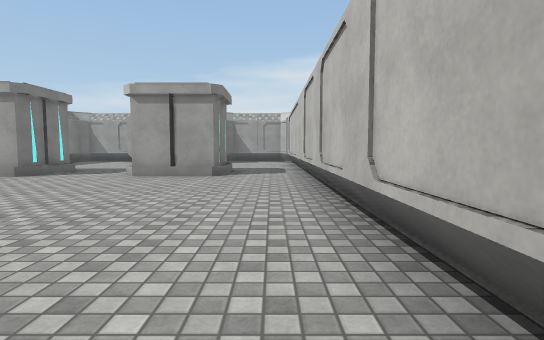
View 1 (above)

24 first-person views from a walk through a Unity game level. The camera is 1.2 m above the floor, tilts 4° down and sees 80° across. The floor is counted in squares, 2 m on a side. Each view is taken from the middle of a square. On the plan, view 1 faces up. The plan holds only what a view shows up to about 10 squares ahead; the rest is blank. The place goes on beyond the plan. The player is left out. Surface patterns are stand-ins for the level's own textures.

View 2
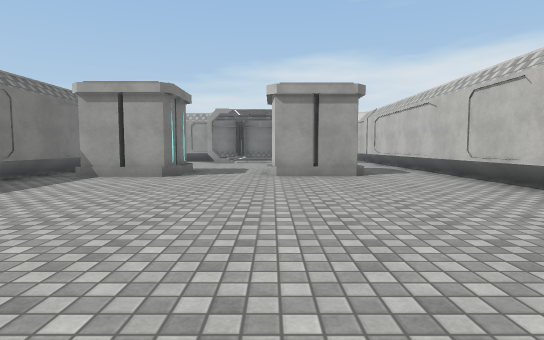

View 3
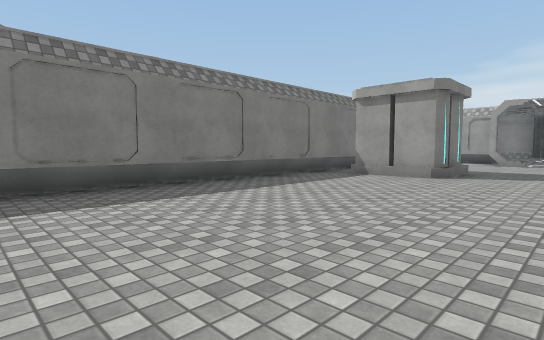

View 4
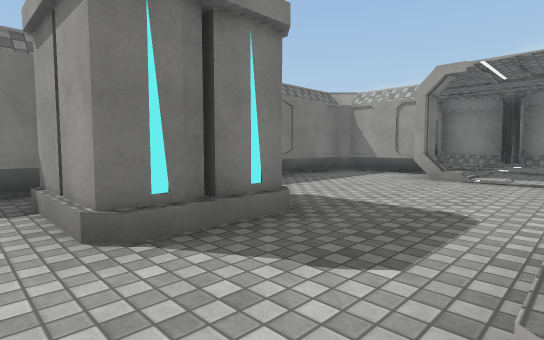

View 5
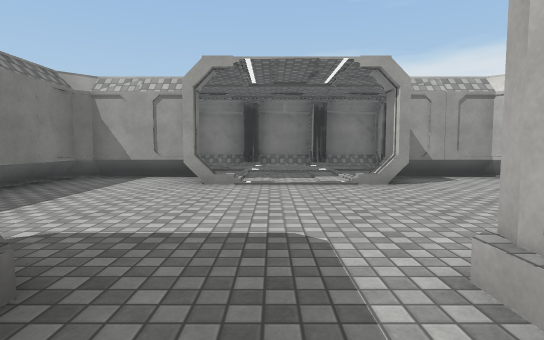

View 6
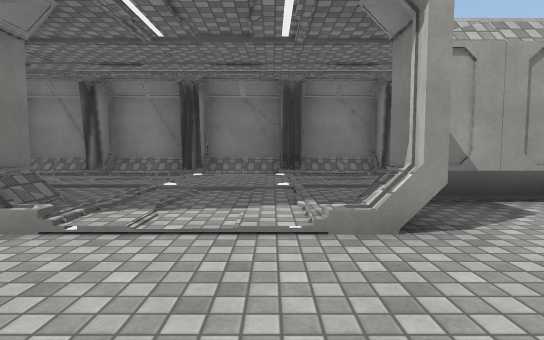

View 7
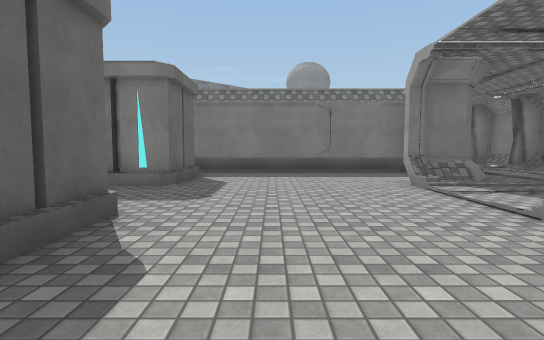

View 8
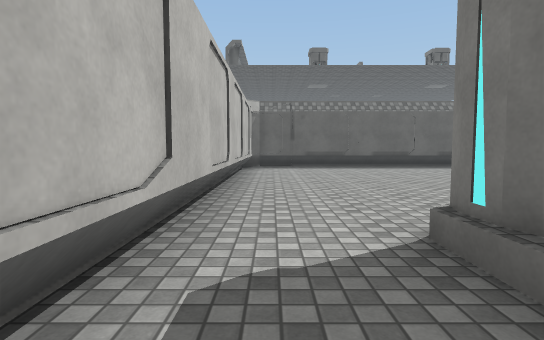

View 9
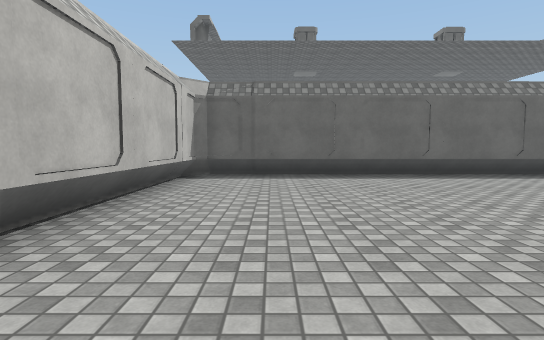

View 10
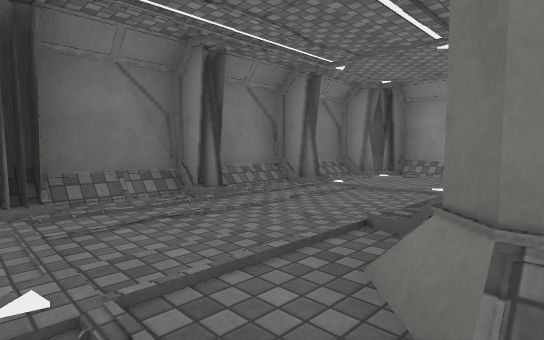

View 11
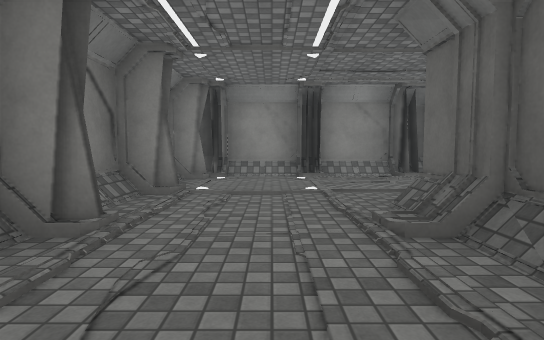

View 12
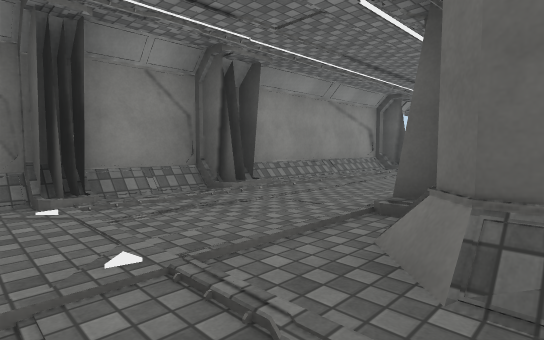

View 13
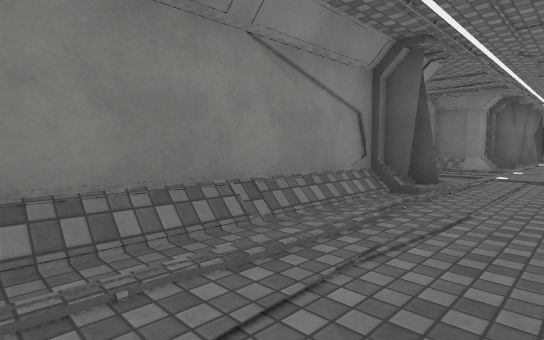

View 14
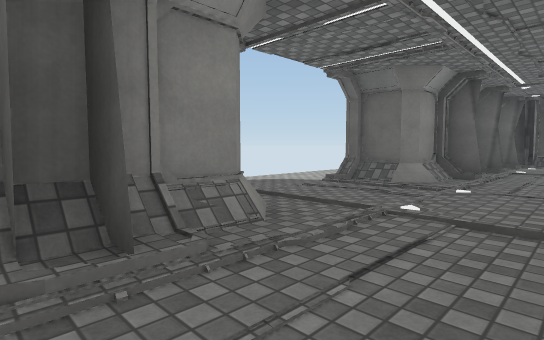

View 15
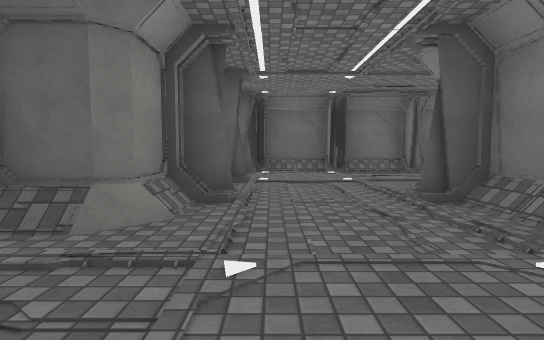

View 16
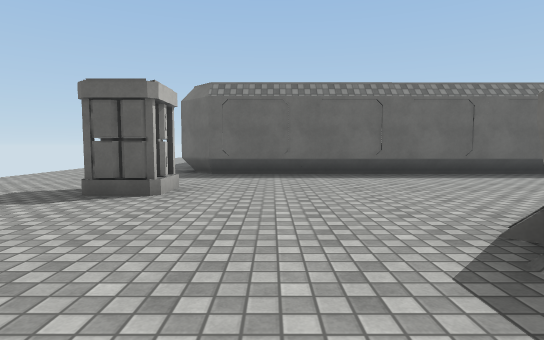

View 17
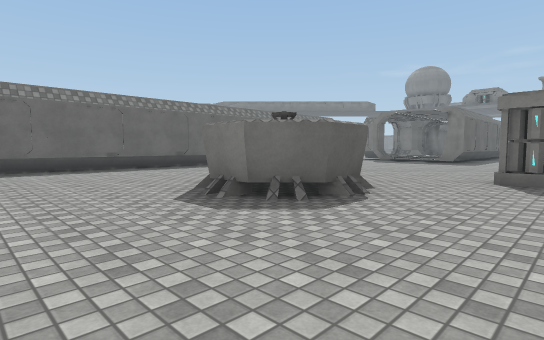

View 18
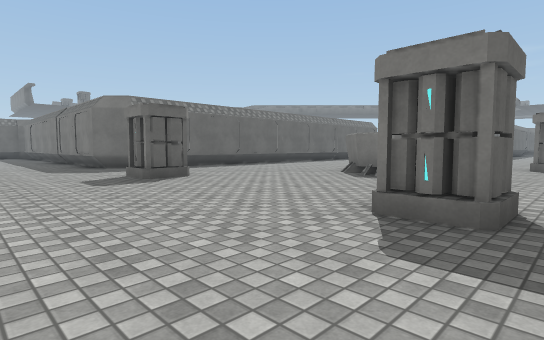

View 19
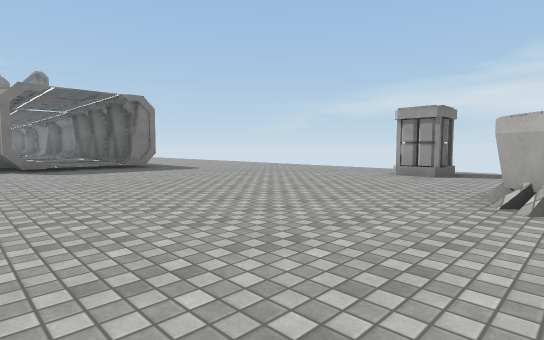

View 20
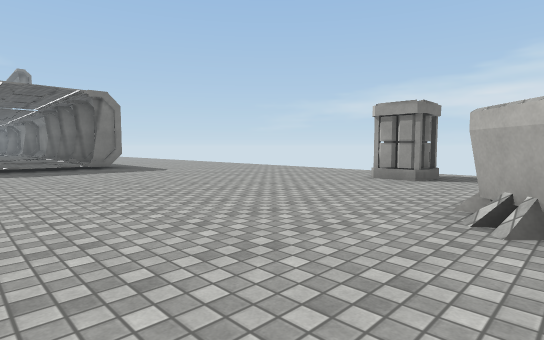

View 21
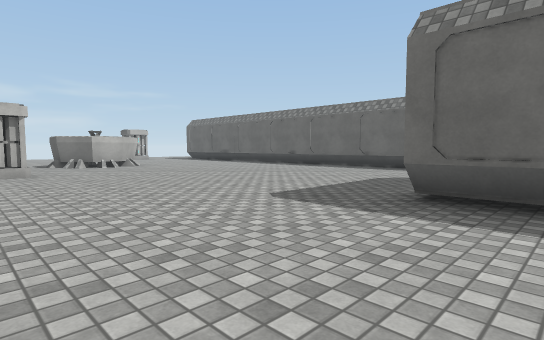

View 22
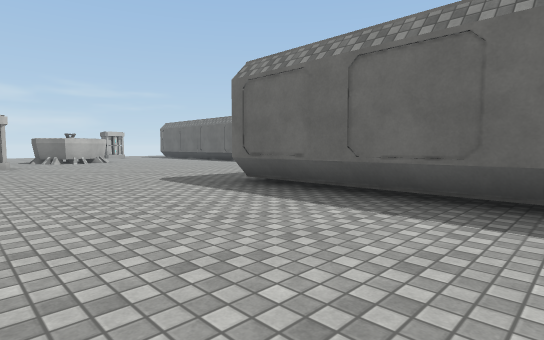

View 23
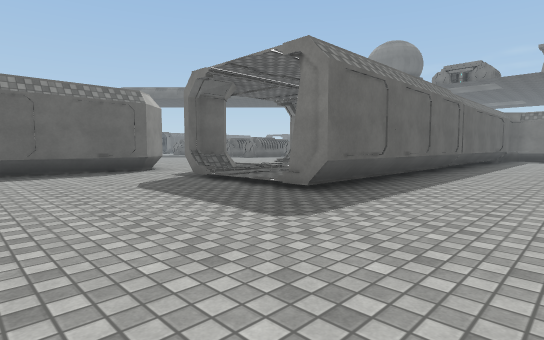

View 24
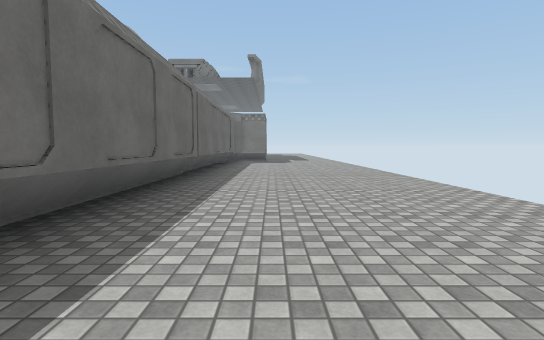

### Floor plan
Key: @ floor where view 1 was taken; # wall or solid block; . main floor; : floor 0.25 m higher than the main floor; / step, stairs or slope; B battery; O other object.
Columns run from 16 left of view 1 to 7 right of it. Each row starts with its distance up from view 1.
 26 ............ ...........
 25 ............B.......B...
 24 ........................
 23 ...............OO.......
 22 ######.........OO.......
 21    :::..................
 20   ::::..............B..
 19   ::##..............B..
 18      ...................
 17     ..###############...
 16     .##/////:///##::#...
 15         ....::....::#...
 14          /::..://:..#..
 13         ###/./####..#
 12         #../../..#..#
 11         #....... #..#
 10         #........#..#
  9         #........#..#
  8         #BBB.BBB.#..#
  7         #BBB.BBB.#..#
  6         #........#..#
  5         #........#./#
  4         #........#::..
  3         #........#::....
  2         #........#..:/..
  1         #........#./##..
  0         #.......@#..#
 -1         ##########./#
 -2                  .::#
 -3                 ..::#
 -4                ######

Where each view was taken, in squares from view 1:
view 1: 0 up, 0 right, facing up
view 2: 0 up, 3 left, facing up
view 3: 0 up, 3 left, facing up-left
view 4: 6 up, 3 left, facing up-left
view 5: 7 up, 4 left, facing up
view 6: 10 up, 3 left, facing up
view 7: 10 up, 0 right, facing left
view 8: 9 up, 0 right, facing down
view 9: 6 up, 1 left, facing down
view 10: 13 up, 3 left, facing up-right
view 11: 15 up, 3 left, facing right
view 12: 15 up, 0 right, facing down-right
view 13: 11 up, 2 right, facing down-right
view 14: 7 up, 2 right, facing down-right
view 15: 4 up, 3 right, facing down
view 16: 24 up, 2 right, facing down
view 17: 26 up, 3 right, facing down-left
view 18: 26 up, 7 right, facing down-left
view 19: 18 up, 1 left, facing up-left
view 20: 19 up, 1 left, facing up-left
view 21: 26 up, 12 left, facing down-right
view 22: 26 up, 15 left, facing down-right
view 23: 25 up, 7 left, facing down-left
view 24: 24 up, 10 left, facing left
